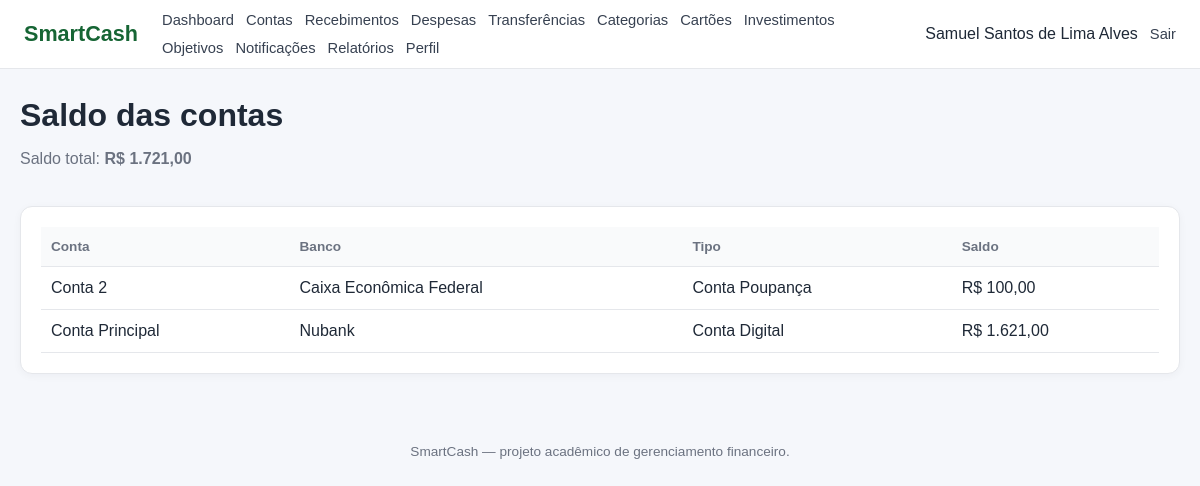
Page /relatorios/saldo.php (signed in) on the committed database.
### tables this page shows
CREATE TABLE `conta` (
  `id_conta` int NOT NULL,
  `id_usuario` int NOT NULL,
  `id_banco` int NOT NULL,
  `id_tipo_conta` int NOT NULL,
  `nome_conta` varchar(100) NOT NULL,
  `num_conta` varchar(30) DEFAULT NULL,
  `agencia` varchar(20) DEFAULT NULL,
  `saldo_atual` decimal(15,2) NOT NULL DEFAULT '0.00'
);

CREATE TABLE `banco` (
  `id_banco` int NOT NULL,
  `nome` varchar(100) NOT NULL,
  `codigo_banco` varchar(10) DEFAULT NULL
);

CREATE TABLE `tipo_conta` (
  `id_tipo_conta` int NOT NULL,
  `nome` varchar(50) NOT NULL,
  `descricao` varchar(255) DEFAULT NULL
);

### includes/functions.php (called while the page is built, shortened)
<?php
function e(mixed $value): string
{
    return htmlspecialchars(
        (string)($value ?? ''),
        ENT_QUOTES,
        'UTF-8'
    );
}
function db(): PDO
{
    global $pdo;
    return $pdo;
}
function money(float|int|string|null $value): string
{
    return 'R$ ' . number_format(
        (float)$value,
        2,
        ',',
        '.'
    );
}

### relatorios/saldo.php (the view)
<?php
require_once __DIR__.'/../config/database.php';require_once __DIR__.'/../includes/auth.php';require_once __DIR__.'/../includes/functions.php';$uid=usuarioLogado();
$stmt=db()->prepare('SELECT c.id_conta,c.nome_conta,b.nome banco,tc.nome tipo,c.saldo_atual FROM CONTA c LEFT JOIN BANCO b ON b.id_banco=c.id_banco LEFT JOIN TIPO_CONTA tc ON tc.id_tipo_conta=c.id_tipo_conta WHERE c.id_usuario=:u ORDER BY c.nome_conta');$stmt->execute(['u'=>$uid]);$rows=$stmt->fetchAll(PDO::FETCH_ASSOC);$total=array_sum(array_map(fn($r)=>(float)$r['saldo_atual'],$rows));
$pageTitle='Relatório de saldo';$basePath='../';require __DIR__.'/../includes/header.php';?>
<div class="page-header"><div><h1>Saldo das contas</h1><p class="muted">Saldo total: <strong><?=money($total)?></strong></p></div></div><div class="table-card"><table><thead><tr><th>Conta</th><th>Banco</th><th>Tipo</th><th>Saldo</th></tr></thead><tbody><?php if(!$rows):?><tr><td colspan="4" class="empty">Nenhuma conta.</td></tr><?php else:foreach($rows as $r):?><tr><td><?=e($r['nome_conta'])?></td><td><?=e($r['banco']??'-')?></td><td><?=e($r['tipo']??'-')?></td><td><?=money($r['saldo_atual'])?></td></tr><?php endforeach;endif;?></tbody></table></div><?php require __DIR__.'/../includes/footer.php';?>

### assets/css/style.css (style rules this page uses)
* { box-sizing: border-box; }
body { margin: 0; font-family: Arial, Helvetica, sans-serif; background: #f5f7fb; color: #1f2937; }
.page-header { display: flex; justify-content: space-between; align-items: center; gap: 16px; margin-bottom: 22px; }
.page-header h1 { margin: 0; }
.card, .table-card, .form-card { background: #fff; border: 1px solid #e5e7eb; border-radius: 12px; padding: 20px; box-shadow: 0 2px 8px rgba(15, 23, 42, .04); }
table { width: 100%; border-collapse: collapse; background: #fff; }
th, td { text-align: left; padding: 12px 10px; border-bottom: 1px solid #e5e7eb; vertical-align: top; }
th { font-size: .85rem; color: #6b7280; background: #f9fafb; }
.muted { color: #6b7280; }

### rows in the picture
conta: nome_conta "Conta 2", id_banco.nome "Caixa Econômica Federal", id_tipo_conta.nome "Conta Poupança", saldo_atual "R$ 100,00"
conta: nome_conta "Conta Principal", id_banco.nome "Nubank", id_tipo_conta.nome "Conta Digital", saldo_atual "R$ 1.621,00"

### other values in the picture
$userName "Samuel Santos de Lima Alves"
money($total) "R$ 1.721,00"
